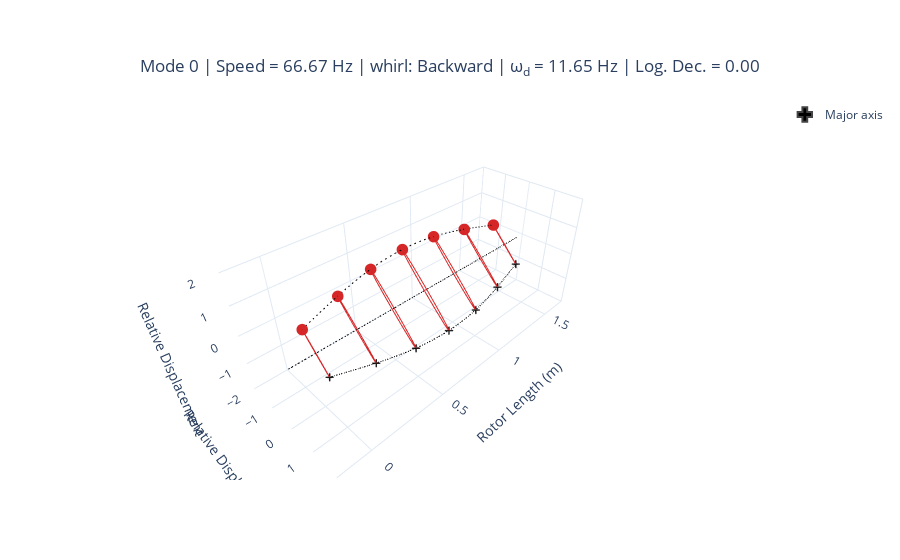
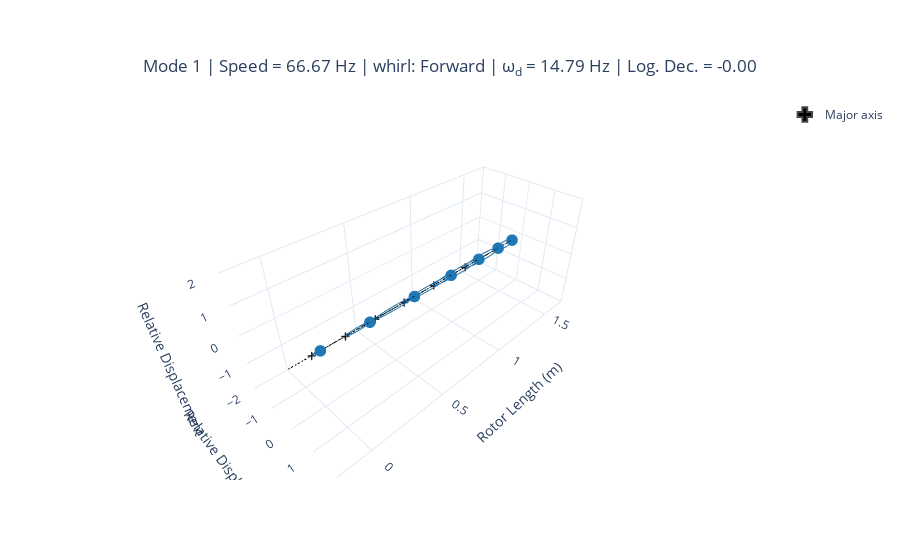
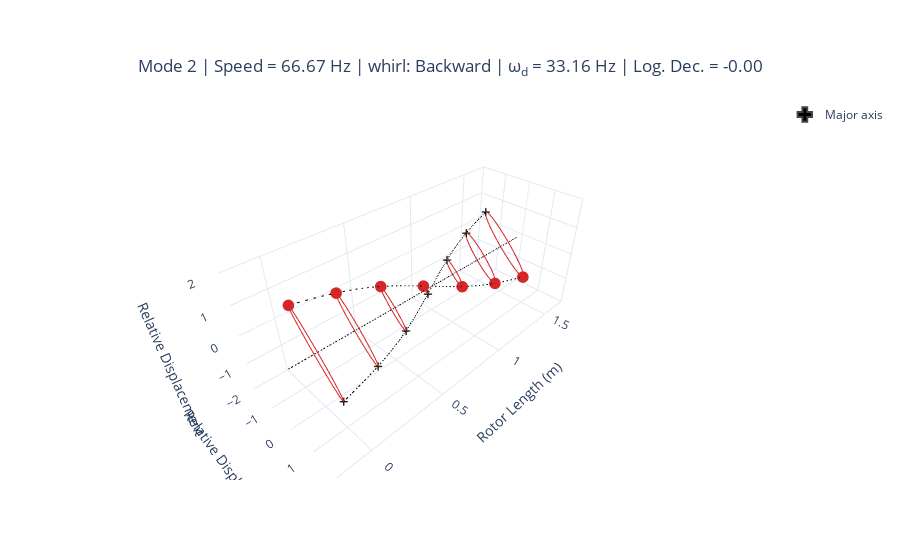
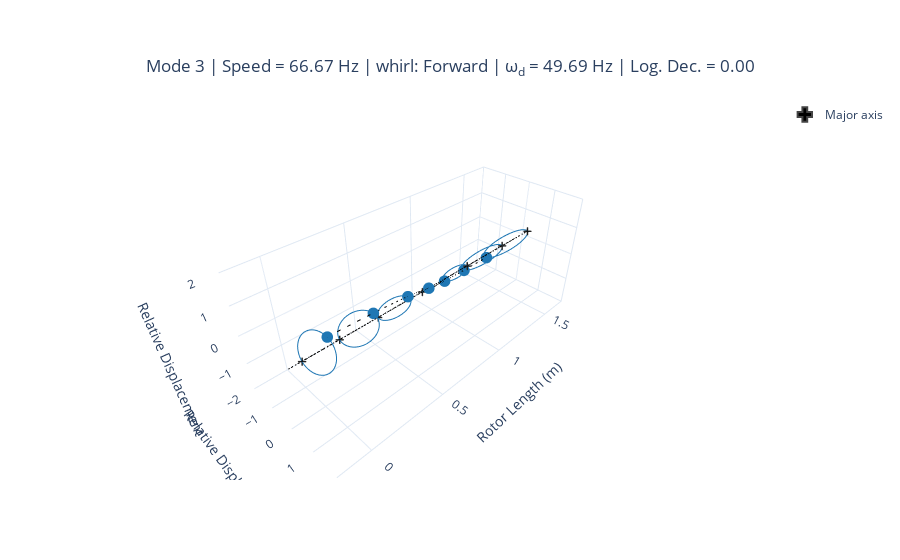

These figures' notebook cell, in order:
### Code cell
for mode in range(6):
    display(modal.plot_mode_3d(mode, frequency_units="Hz"))
